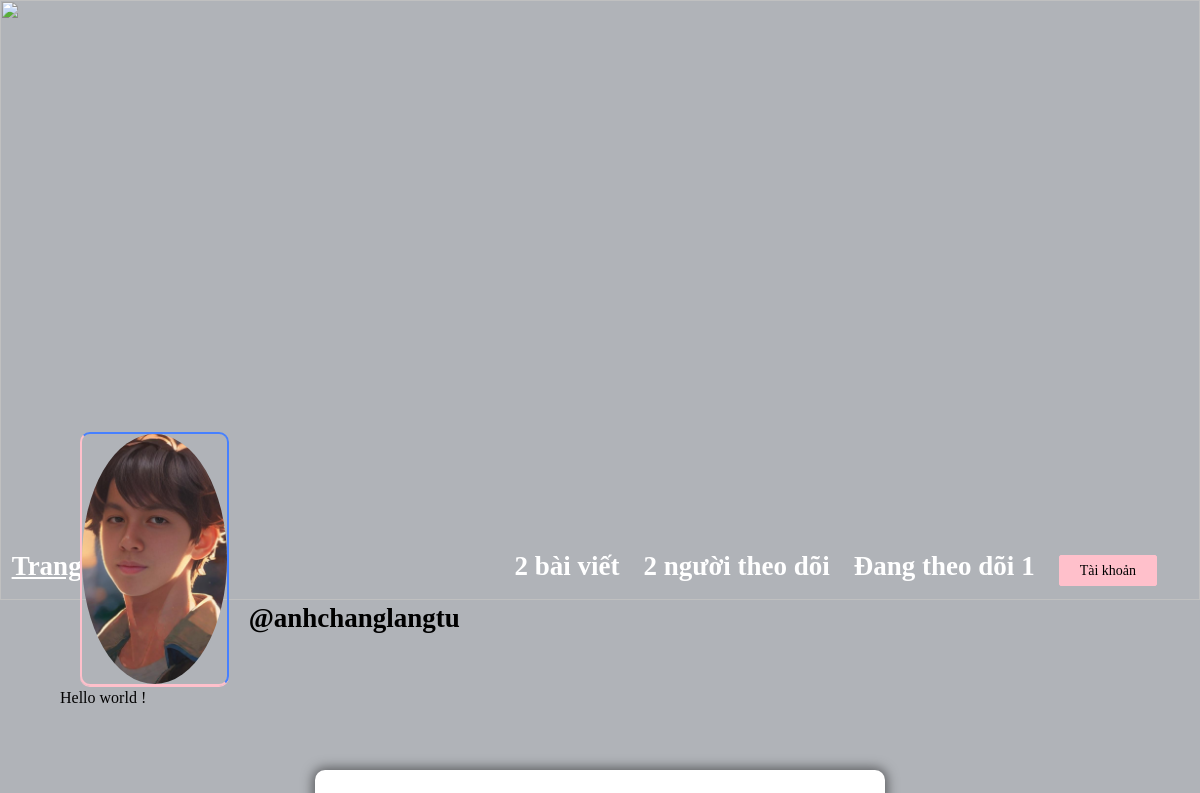
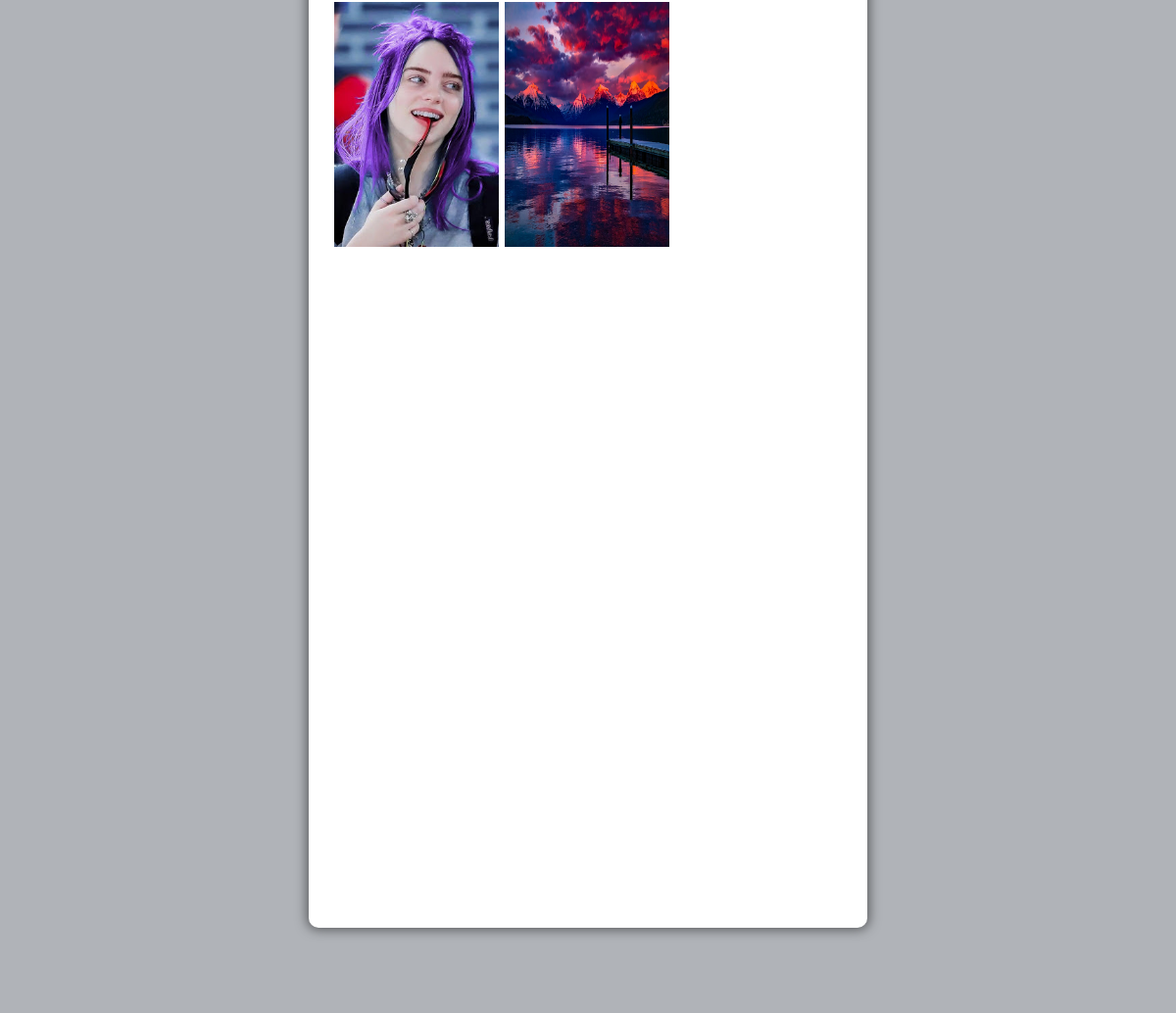
The app's page /profile/anhchanglangtu (signed in) with its own data (2 pictures, top to bottom).
### core/models.py (models this page shows, shortened)
class Profile(models.Model):
    user = models.ForeignKey(User, on_delete=models.CASCADE)
    id_user = models.IntegerField()
    bio = models.TextField(blank=True)
    profileimg = models.ImageField(upload_to='profile_images', default='blank-profile-picture.png')
    location = models.CharField(max_length=100, blank=True)

class Post(models.Model):
    id = models.UUIDField(primary_key=True, default=uuid.uuid4)
    user = models.CharField(max_length=100)
    image = models.ImageField(upload_to = 'post_images')
    caption = models.TextField()
    created_at = models.DateTimeField(default=datetime.now)
    no_of_likes = models.IntegerField(default=0)

### core/views.py (the view)
# urls.py: path('profile/<str:pk>', views.profile, name='profile'),
@login_required(login_url='signin')
def profile(request, pk):
    user_object = User.objects.get(username=pk)
    user_profile = Profile.objects.get(user=user_object)
    user_posts = Post.objects.filter(user=pk)
    user_post_length = len(user_posts)
    follower = request.user.username
    user = pk
    if FollowersCount.objects.filter(follower=follower, user=user).first():
        button_text = 'Unfollow'
    else:
        button_text = 'Follow'
    user_followers = len(FollowersCount.objects.filter(user=pk))
    user_following = len(FollowersCount.objects.filter(follower=pk))
    context = {
        'user_object': user_object,
        'user_profile': user_profile,
        'user_posts': user_posts,
        'user_post_length': user_post_length,
        'button_text': button_text,
        'user_followers': user_followers,
        'user_following': user_following,
    }
    return render(request, 'profile.html', context)

### templates/profile.html (shortened to what this page needs)
{% load static %}
<!DOCTYPE html>
<html lang="en">
<head>
	<link rel="stylesheet" href="{% static 'css/main.min.css' %}">
	<link rel="stylesheet" href="{% static 'css/style.css' %}">
	<link rel="stylesheet" href="{% static 'css/color.css' %}">
	<link rel="stylesheet" href="{% static 'css/responsive.css' %}">
</head>
<body>
	<section>
		<div class="feature-photo">
			<figure><img src="{% static 'images/resources/timeline11.jpg' %}" alt=""></figure>
			<form action="/follow" method="POST">
				<div class="add-btn">
					<span style="color: white; font-size: 27px; margin-right: 380px;"><b><u><a href="/">Trang
									chủ</a></u></b></span>
					{% if user_post_length == 0 %}
					<span style="color: white; font-size: 27px;"><b>0 bài viết</b></span>
					{% elif user_post_length == 1 %}
					<span style="color: white; font-size: 27px;"><b>{{user_post_length}} bài viết</b></span>
					{% else %}
					<span style="color: white; font-size: 27px;"><b>{{user_post_length}} bài viết</b></span>
					{% endif %}
					{% if user_followers == 0 or user_followers == 1 %}
					<span style="color: white; font-size: 27px;"><b>{{user_followers}} người theo dõi</b></span>
					{% else %}
					<span style="color: white; font-size: 27px;"><b>{{user_followers}} người theo dõi</b></span>
					{% endif %}
					<span style="color: white; font-size: 27px;"><b>Đang theo dõi {{user_following}}</b></span>
					{% if user_object.username == user.username %}
					<a href="/settings" data-ripple="">Tài khoản</a>
					{% else %}
					<a data-ripple=""><button type="submit"
							style="background-color: #ffc0cb; border: #ffc0cb;">{{button_text}}</button></a>
					{% endif %}
				</div>
			</form>
			<div class="container-fluid">
				<div class="row merged">
					<div class="col-lg-2 col-sm-3">
						<div class="user-avatar">
							<figure>
								<img src="{{user_profile.profileimg.url}}" style="height: 250px; width: 100%; border-radius: 50%;">
							</figure>
						</div>
					</div>
					<div class="col-lg-10 col-sm-9">
						<div class="timeline-info">
							<ul>
								<li class="admin-name">
									<h5 style="color: black;white-space: nowrap; width: 110px; font-size: 27px;">
										<b>@{{user_profile.user.username}}</b>
									</h5>
								</li>
							</ul>
						</div>
					</div>
				</div>
			</div>
		</div>
	</section>
	<section>
		<div class="bio">
			{{user_profile.bio}}
		</div>
	</section>
	<section>
		<div class="gap gray-bg">
			<div class="container-fluid">
				<div class="row">
					<div class="col-lg-12">
						<div class="row" id="page-contents">
							<div class="col-lg-3">
								<aside class="sidebar static">
								</aside>
							</div>
							<div class="col-lg-6">
								<div class="central-meta">
									<ul class="photos">
										{% for post in user_posts %}
										<li>
											<a class="strip" href="{{post.image.url}}" title=""
												data-strip-group="mygroup" data-strip-group-options="loop: false">
												<img src="{{post.image.url}}" style="height: 250px; width: 300px;"
													alt=""></a>
										</li>
										{% endfor %}
									</ul>
								</div>
							</div>
							<div class="col-lg-3">
								<aside class="sidebar static">
								</aside>
							</div>
						</div>
					</div>
				</div>
			</div>
		</div>
	</section>
</body>
</html>

### static/css/color.css (style rules this page uses)
#nprogress .bar, .timeline-info > ul li a::before, .add-btn > a, .activitiez > li::before, form button, .colla-apps > li a:hover, a.underline:before, .setting-row input:checked + label, .user-avatar:hover .edit-phto, .error-meta > a, .color-bg, .add-butn, .nav.nav-tabs.likes-btn > li a.active, a.dislike-btn, .drop > a:hover, .btn-view.btn-load-more:hover, .accordion .card h5 button[aria-expanded="true"], .chat-head, .f-page > figure em, .inbox-panel-head > ul > li > a, .nav-tabs--left .nav-link.active, .nav-tabs--left .nav-link.active:hover, footer .widget-title h4::before, #topcontrol, .sidebar .widget-title::before, .f-title::before, .g-post-classic > figure > i::after, .purify > a, .help-list > a:hover, .open-position::before, .info > a, .category-box:hover, .category-box.selected, a.main-btn, .section-heading::before, .getquot-baner, .more-branches > h4::before, .is-helpful > a, .cart-optionz > li > a:hover, .paginationz > li a:hover, .paginationz > li a.active, .shopping-cart, a.btn2:hover, .form-submit > input[type="submit"], button.submit-checkout, .delete-cart:hover, .proceed .button, .amount-area .update-cart, a.addnewforum, .apply-bttons > a { background: orange; }

### static/css/responsive.css (style rules this page uses)
@media screen and (max-width: 1281px) and (min-width: 1024px) { .photos > li { min-width: 32.2%; width: 32.2%; } }
@media screen and (max-width: 1281px) and (min-width: 1024px) { .timeline-info { line-height: 51px; } }
@media screen and (max-width: 1281px) and (min-width: 1024px) { .timeline-info .admin-name > h5 { font-size: 20px; } }
@media screen and (max-width: 1281px) and (min-width: 1024px) { .user-avatar { width: 80.2% } }

### templates/profile.html (style rules this page uses)
figure img { height: 600px; object-fit: cover; }

### records on screen
Profile: profileimg (placeholder picture), user.username "anhchanglangtu", bio "Hello world !"
Post: image (picture)
Post: image (picture)

### other values on screen
{{ user_post_length }} "2"
{{ user_followers }} "2"
{{ user_following }} "1"
